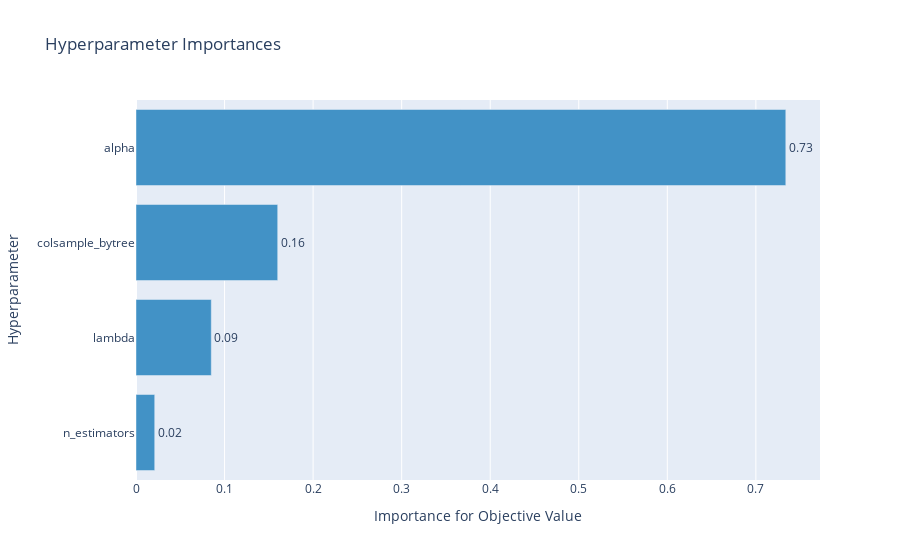

The cell this chart's notebook holds for it:
### Code cell
optuna.visualization.plot_param_importances(study)
#comenzar con 3 values

### Figure 1 — Plotly figure (JSON) as saved in the notebook; plotly's stock layout.template omitted (floating-point values rounded to 4 significant figures)
{"data": [{"cliponaxis": false, "hovertemplate": ["n_estimators (IntDistribution): 0.021139261855845366<extra></extra>", "lambda (FloatDistribution): 0.08502347777218204<extra></extra>", "colsample_bytree (CategoricalDistribution): 0.16002977534321305<extra></extra>", "alpha (FloatDistribution): 0.7338074850287596<extra></extra>"], "marker": {"color": "rgb(66,146,198)"}, "orientation": "h", "text": ["0.02", "0.09", "0.16", "0.73"], "textposition": "outside", "type": "bar", "x": [0.02114, 0.08502, 0.16, 0.7338], "y": ["n_estimators", "lambda", "colsample_bytree", "alpha"]}], "layout": {"showlegend": false, "title": {"text": "Hyperparameter Importances"}, "xaxis": {"title": {"text": "Importance for Objective Value"}}, "yaxis": {"title": {"text": "Hyperparameter"}}}}
